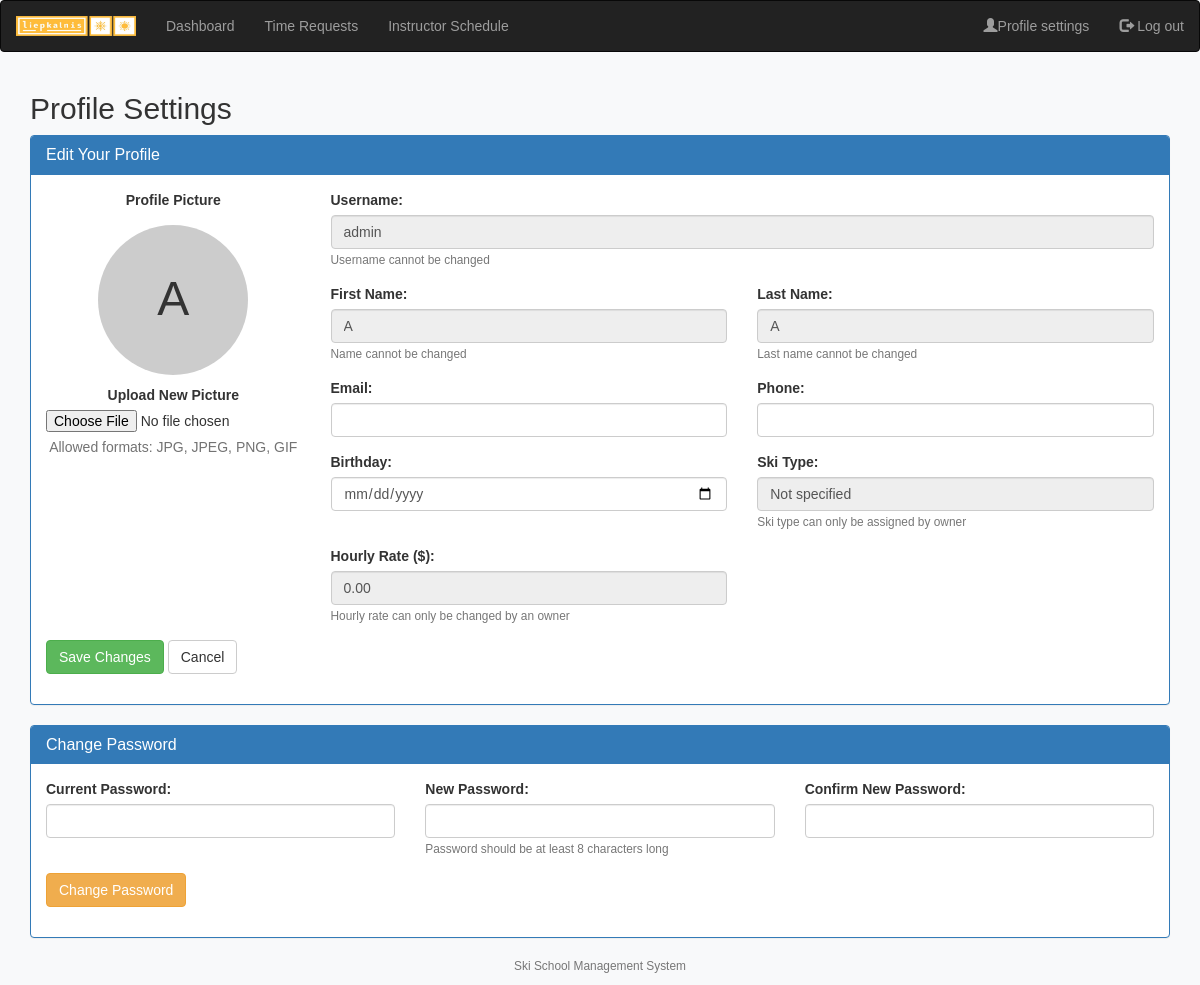
The page /settings (signed in) on the database as committed earlier.
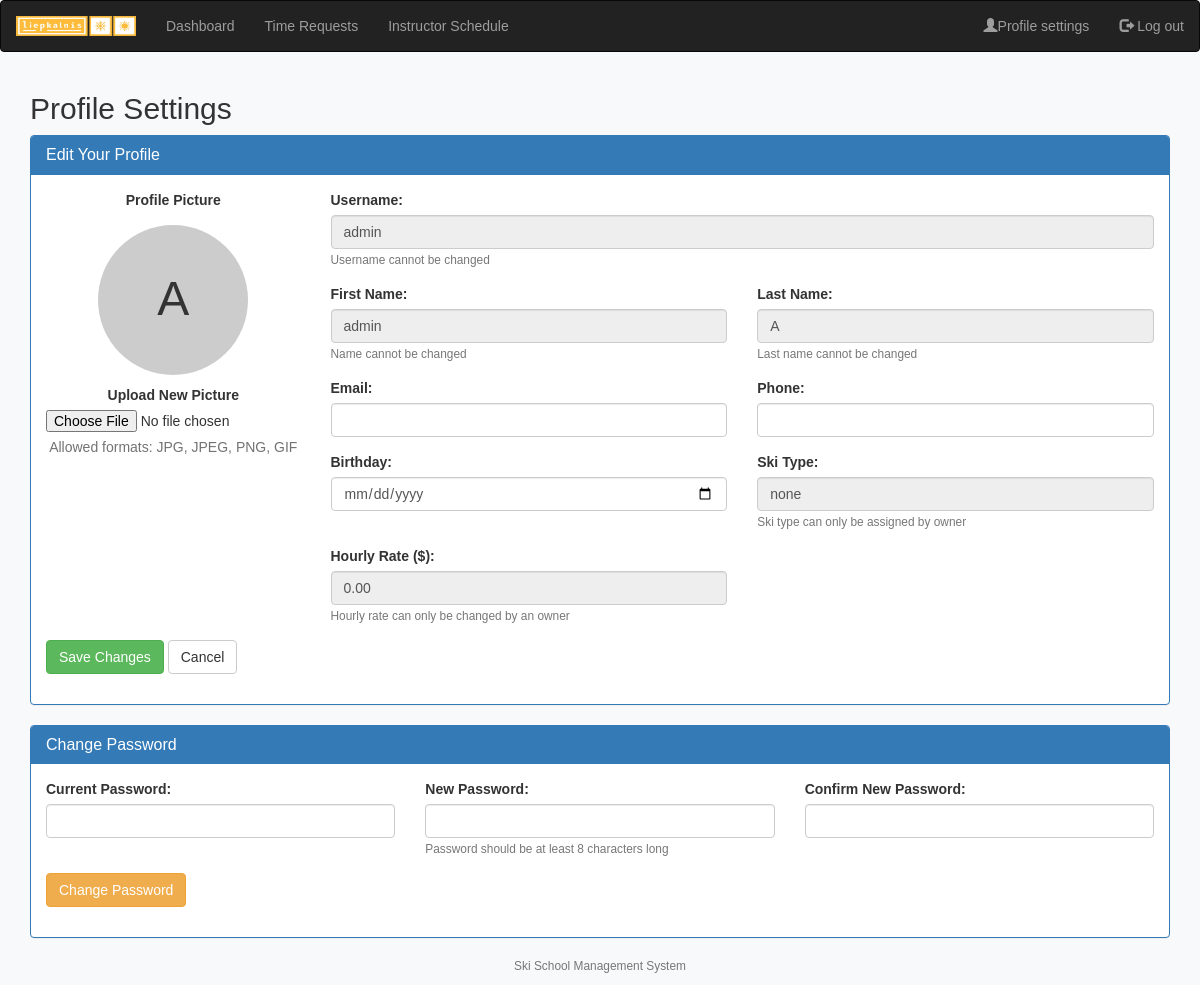
The same page on the database as committed later.
### tables this page shows
CREATE TABLE "user_info" (
	"id"	INTEGER,
	"username"	TEXT NOT NULL UNIQUE,
	"role"	TEXT NOT NULL,
	"name"	TEXT,
	"surname"	TEXT,
	"email"	TEXT UNIQUE,
	"phone"	TEXT,
	"profile_picture"	TEXT,
	"hourly_rate"	REAL DEFAULT 0, birthday TEXT, ski_type TEXT,
	PRIMARY KEY("id"),
	FOREIGN KEY("id") REFERENCES "users"("id") ON DELETE CASCADE
);

### app.py (the view, shortened to what this page needs)
@app.route("/settings", methods=["GET", "POST"])
@login_required
def settings():
    user_info = db.execute(
        """
        SELECT u.id, u.username, u.role, ui.*
        FROM users u
        JOIN user_info ui ON u.id = ui.id
        WHERE u.id = ?
        """,
        current_user.id
    )
    if not user_info:
        flash("Error retrieving user information", "danger")
        return redirect("/")
    user_info = user_info[0]
    if current_user.role == "owner":
        template = "owner/settings.html"
    elif current_user.role == "admin":
        template = "admin/settings.html"
    elif current_user.role == "instructor":
        template = "instructor/settings.html"
    elif current_user.role == "customer":
        template = "customer/settings.html"
    else:
        flash("Something went wrong", "danger")
        return redirect("/logout")
    return render_template(template, user=user_info)

### app.py (called while the page is built)
@login_manager.user_loader
def load_user(user_id):
    try:
        user = db.execute("SELECT * FROM users WHERE id = ?", int(user_id))
        if user:
            return User(user[0]["id"], user[0]["username"], user[0]["role"])
        return None  # Return None if no user found
    except (ValueError, TypeError):
        return None

### templates/admin/settings.html (shortened to what this page needs)
{% extends "layout.html" %}
{% block main %}
    {% include "settings.html" %}
{% endblock %}

### templates/settings.html (shortened to what the changed rows need)
<div class="container">
    <h2>Profile Settings</h2>
    <div class="row">
        <div class="col-md-12">
            <div class="panel panel-primary">
                <div class="panel-body">
                    <form action="/settings" method="post" enctype="multipart/form-data">
                        <div class="row">
                            <div class="col-md-3">
                                <div class="form-group text-center">
                                    <div style="margin: 10px 0;">
                                        {% if user.profile_picture %}
                                        <img src="{{ user.profile_picture }}" alt="Profile" class="img-circle"
                                            style="width: 150px; height: 150px; object-fit: cover; border: 1px solid #ddd;">
                                        {% else %}
                                        <div class="img-circle"
                                            style="width: 150px; height: 150px; background-color: #ccc; display: flex; align-items: center; justify-content: center; margin: 0 auto; font-size: 48px;">
                                            <span>{{ user.username[0].upper() }}</span>
                                        </div>
                                        {% endif %}
                                    </div>
                                </div>
                            </div>
                            <div class="col-md-9">
                                <div class="form-group">
                                    <label for="username">Username:</label>
                                    <input type="text" class="form-control" id="username" value="{{ user.username }}"
                                        disabled>
                                    <small class="text-muted">Username cannot be changed</small>
                                </div>
                                <div class="row">
                                    <div class="col-md-6">
                                        <div class="form-group">
                                            <label for="name">First Name:</label>
                                            <input type="text" class="form-control" id="name"
                                                value="{{ user.name or '' }}" disabled>
                                            <small class="text-muted">Name cannot be changed</small>
                                        </div>
                                    </div>
                                    <div class="col-md-6">
                                        <div class="form-group">
                                            <label for="surname">Last Name:</label>
                                            <input type="text" class="form-control" id="surname"
                                                value="{{ user.surname or '' }}" disabled>
                                            <small class="text-muted">Last name cannot be changed</small>
                                        </div>
                                    </div>
                                </div>
                                <div class="row">
                                    <div class="col-md-6">
                                        <div class="form-group">
                                            <label for="ski_type">Ski Type:</label>
                                            {% if user.role == 'customer' %}
                                            <select class="form-control" id="ski_type" name="ski_type">
                                                <option value="">Select Ski Type</option>
                                                <option value="Skis" {% if user.ski_type=='Skis' %}selected{% endif %}>
                                                    Skis</option>
                                                <option value="Snowboard" {% if user.ski_type=='Snowboard' %}selected{%
                                                    endif %}>Snowboard</option>
                                            </select>
                                            {% else %}
                                            <input type="text" class="form-control" id="ski_type"
                                                value="{{ user.ski_type or 'Not specified' }}" disabled>
                                            <small class="text-muted">Ski type can only be assigned by owner</small>
                                            {% endif %}
                                        </div>
                                    </div>
                                </div>
                                {% if user.role == 'instructor' or user.role == 'admin' %}
                                <div class="row">
                                    <div class="col-md-6">
                                        <div class="form-group">
                                            <label for="hourly_rate">Hourly Rate ($):</label>
                                            <input type="text" class="form-control" id="hourly_rate"
                                                value="{{ user.hourly_rate or '0.00' }}" disabled>
                                            <small class="text-muted">Hourly rate can only be changed by an
                                                owner</small>
                                        </div>
                                    </div>
                                </div>
                                {% endif %}
                            </div>
                        </div>
                    </form>
                </div>
            </div>
        </div>
    </div>
</div>

Rows that differ between the two databases and show on the page:
changed user_info "admin": name "A" → "admin"; ski_type (not shown) → "none"
Other text that changed with them:
form field ski_type: "Not specified" → (not shown)
